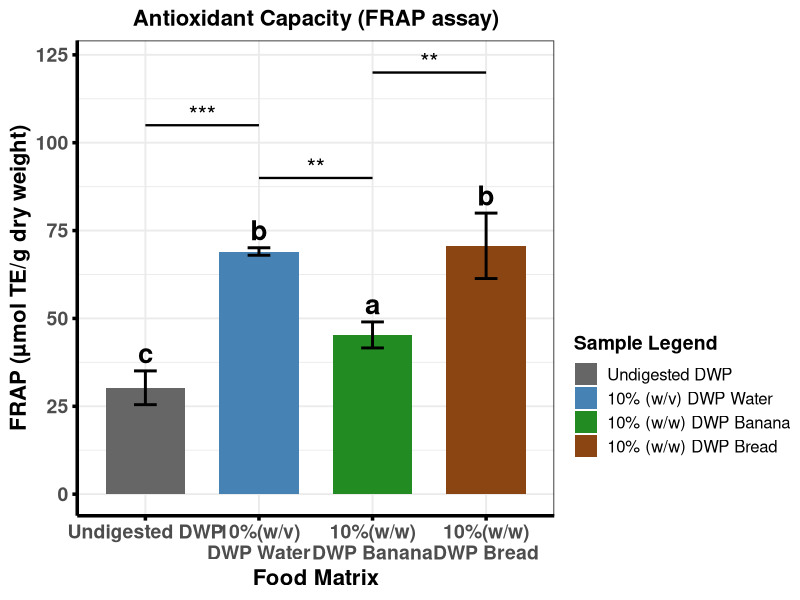
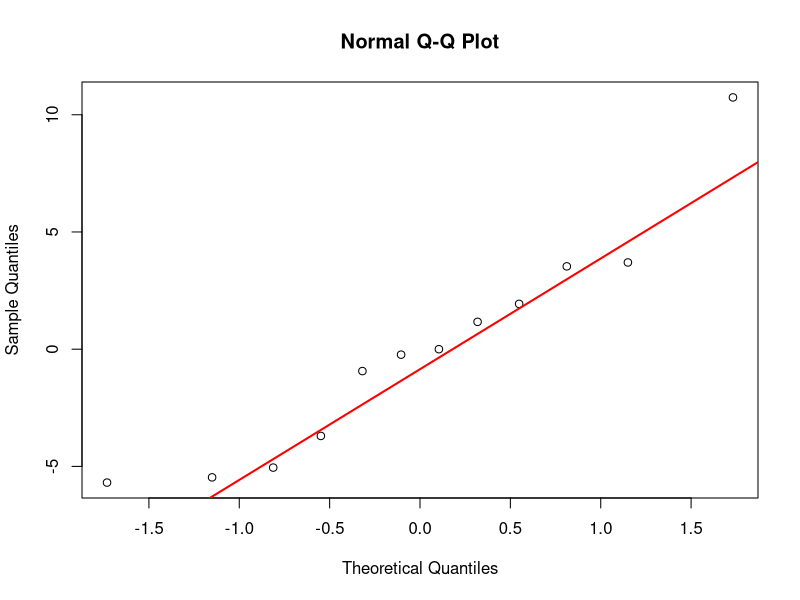
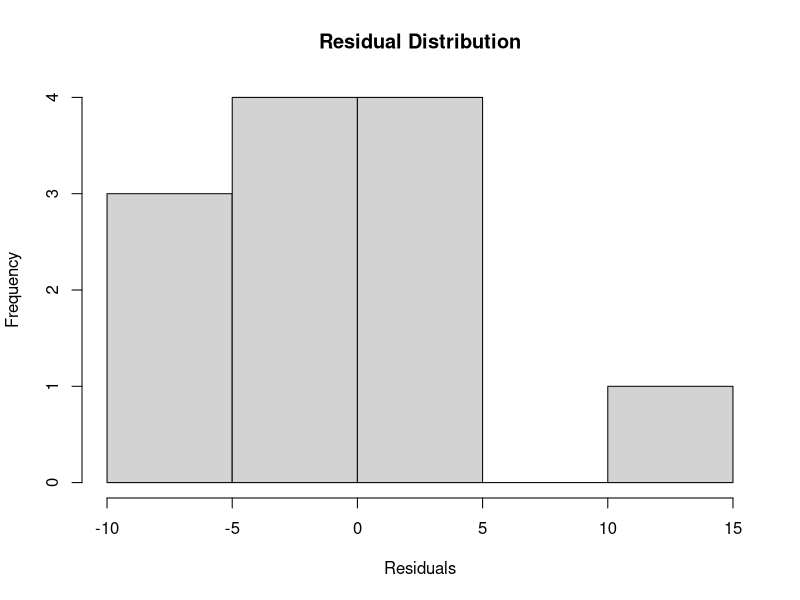
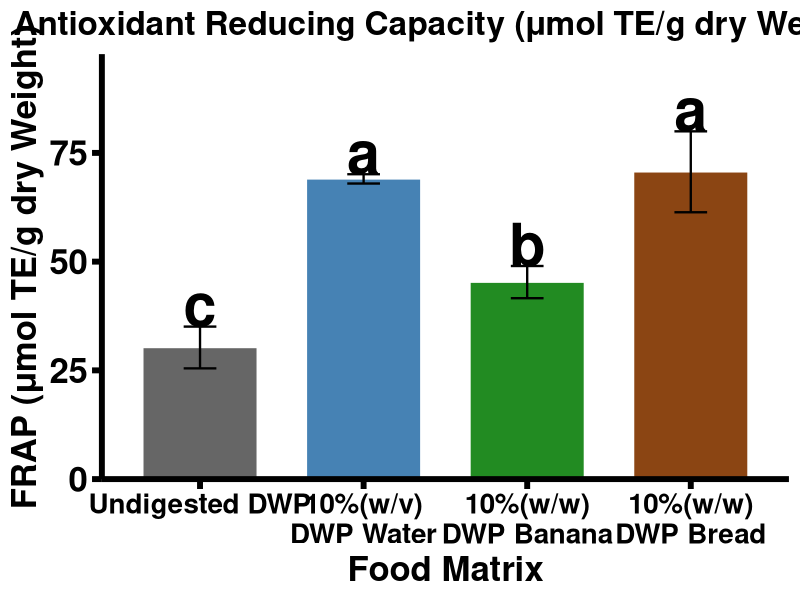

These charts were generated, in order, by the following R code:
#This Code is made by Maruf Raihan (PhD,NICHE,Ulster)for FRAP data statistical analysis and visual presentation

library(dplyr)
library(ggplot2)
library(multcompView)

# -----------------------------
# Raw FRAP data
# -----------------------------
FRAP <- c(
  33.80, 32.20, 24.80,      # Undigested DWP
  68.80, 68.10, 70.20,      # 10%(w/v)\nDWP Water
  41.60, 45.30, 49.00,      # 10%(w/w)\nDWP Banana
  81.40, 65.61, 64.97       # 10%(w/w)\nDWP Bread
)

group <- factor(rep(c("Undigested DWP", "10%(w/v)\nDWP Water", "10%(w/w)\nDWP Banana", "10%(w/w)\nDWP Bread"), each = 3))
df <- data.frame(FRAP, group)

# -----------------------------
# ANOVA + Tukey
# -----------------------------
anova_result <- aov(FRAP ~ group, data = df)
tukey <- TukeyHSD(anova_result)

# Extract p-values
pvals <- tukey$group[, "p adj"]
names(pvals) <- rownames(tukey$group)

# -----------------------------
# Tukey LETTERS (NEW)
# -----------------------------
letters <- multcompLetters(pvals)$Letters
letters_df <- data.frame(
  Sample = names(letters),
  Letter = letters
)

# -----------------------------
# Summary table (means + SD)
# -----------------------------
df_summary <- df %>%
  group_by(group) %>%
  summarise(
    Mean = mean(FRAP),
    SD   = sd(FRAP),
    .groups = "drop"
  )

df_summary$Sample <- factor(df_summary$group,
                            levels = c("Undigested DWP", "10%(w/v)\nDWP Water", "10%(w/w)\nDWP Banana", "10%(w/w)\nDWP Bread"))

# Merge Tukey letters into summary
df_summary <- merge(df_summary, letters_df, by.x = "Sample", by.y = "Sample")

# -----------------------------
# Function: convert p-value → asterisks
# -----------------------------
p_to_star <- function(p) {
  if (p < 0.0001) return("****")
  if (p < 0.001)  return("***")
  if (p < 0.01)   return("**")
  if (p < 0.05)   return("*")
  return("ns")
}

# -----------------------------
# Build automatic bracket table
# -----------------------------
comparisons <- data.frame(
  comp = names(pvals),
  p = pvals,
  stars = sapply(pvals, p_to_star)
)

# Split "A-B" into two groups
comparisons <- comparisons %>%
  mutate(
    g1 = sub("-.*", "", comp),
    g2 = sub(".*-", "", comp)
  )

# -----------------------------
# REMOVE ONLY:
# Undigested DWP – 10%(w/w)\nDWP Banana
# Undigested DWP – 10%(w/w)\nDWP Bread
# DWP_Water – 10%(w/w)\nDWP Bread
# -----------------------------
remove_comps <- c(
  "Undigested DWP-10%(w/w)\nDWP Banana",
  "10%(w/w)\nDWP Banana-Undigested DWP",
  "10%(w/v)\nDWP Water-10%(w/w) \nDWP Bread",
  "10%(w/w)\nDWP Bread-10%(w/v)\nDWP Water",
  "Undigested DWP-10%(w/w)\nDWP Bread"
)

comparisons <- comparisons %>%
  filter(!(comp %in% remove_comps))

# -----------------------------
# Assign bracket height automatically
# -----------------------------
max_y <- max(df_summary$Mean + df_summary$SD)
comparisons$y <- seq(max_y + 10, max_y + 10 + 15*(nrow(comparisons)-1), by = 15)

# -----------------------------
# ggplot
# -----------------------------
p <- ggplot(df_summary, aes(x = Sample, y = Mean, fill = Sample)) +
  geom_col(width = 0.7) +
  geom_errorbar(aes(ymin = Mean - SD, ymax = Mean + SD),
                width = 0.2, linewidth = 1) +
  
  # -----------------------------
# ADD TUKEY LETTERS ABOVE BARS
# -----------------------------
geom_text(
  aes(label = Letter, y = Mean + SD + 5),
  size = 7,
  fontface = "bold"
) +
  
  scale_fill_manual(
    values = c("Undigested DWP" = "grey40",
               "10%(w/v)\nDWP Water"   = "steelblue",
               "10%(w/w)\nDWP Banana"  = "forestgreen",
               "10%(w/w)\nDWP Bread"   = "saddlebrown"),
    labels = c(
      "Undigested DWP",
      "10% (w/v) DWP Water",
      "10% (w/w) DWP Banana",
      "10% (w/w) DWP Bread"
    ),
    name = "Sample Legend"
  ) +
  
  theme_bw(base_size = 14) +
  theme(
    legend.position = "right",
    legend.margin = margin(t = 170),      # push legend downward
    legend.title = element_text(size = 14, face = "bold"),
    legend.text  = element_text(size = 12),
    plot.title = element_text(size = 16, face = "bold", hjust = 0.5),
    axis.text.x = element_text(size = 14, face = "bold"),
    axis.text.y = element_text(size = 14, face = "bold"),
    axis.title.x = element_text(size = 16, face = "bold"),
    axis.title.y = element_text(size = 16, face = "bold"),
    axis.line = element_line(colour = "black", linewidth = 1.2),
    axis.ticks = element_line(colour = "black", linewidth = 1.2)
  ) +
  labs(
    title = "Antioxidant Capacity (FRAP assay)",
    x = "Food Matrix",
    y = "FRAP (µmol TE/g dry weight)"
  )

# -----------------------------
# Add automatic brackets + asterisks
# -----------------------------
for (i in 1:nrow(comparisons)) {
  g1 <- comparisons$g1[i]
  g2 <- comparisons$g2[i]
  y  <- comparisons$y[i]
  stars <- comparisons$stars[i]
  
  x1 <- which(levels(df_summary$Sample) == g1)
  x2 <- which(levels(df_summary$Sample) == g2)
  
  p <- p +
    annotate("segment", x = x1, xend = x2, y = y, yend = y, linewidth = 0.8) +
    annotate("text", x = (x1 + x2)/2, y = y + 3, label = stars, size = 6)
}

print(p)

# -----------------------------
# Console output
# -----------------------------
cat("\n=== DESCRIPTIVE STATS + TUKEY LETTERS ===\n")
print(df_summary)

cat("\n=== ANOVA SUMMARY ===\n")
print(summary(anova_result))

cat("\n=== TUKEY POST-HOC ===\n")
print(tukey)

cat("\n=== SIGNIFICANCE STARS USED IN PLOT ===\n")
print(comparisons[, c("comp", "p", "stars")])


# ---------------------------------------------------------
# ANOVA ASSUMPTION CHECKS
# ---------------------------------------------------------

# Residuals from ANOVA model
res <- residuals(anova_result)

# Shapiro-Wilk normality test
shapiro.test(res)

# Q-Q plot
qqnorm(res)
qqline(res, col = "red", lwd = 2)

# Histogram of residuals
hist(res,
     main = "Residual Distribution",
     xlab = "Residuals")

# Homogeneity of variance
library(car)

leveneTest(FRAP ~ group, data = df)


#Methods

#Assumptions of normality and homogeneity of variance were assessed using the Shapiro-Wilk and Levene's tests, respectively. Differences among food matrices were evaluated by one-way ANOVA followed by Tukey's HSD post hoc test (p < 0.05).

#Results (if reporting assumptions)

#Residuals were normally distributed (Shapiro-Wilk: W = 0.92204, p = 0.3033), supporting the use of parametric analyses.
#In your thesis, if an examiner asks why you checked residuals rather than raw values, the short answer is:

#ANOVA assumes that model residuals are normally distributed within treatments. Therefore, normality was assessed using the residuals from the fitted ANOVA model rather than the pooled raw observations
#ANOVA asks:

#"Are the differences between groups larger than the random variation within groups?"

#Therefore the distribution that matters is the distribution of the within-group random variation, i.e., the residuals.



#NAPIC 2026

# =====================================================================
# FRAP DATA ANALYSIS + PUBLICATION-QUALITY BAR PLOT
# Author: Maruf Raihan (PhD, NICHE, Ulster)
# =====================================================================

library(dplyr)
library(ggplot2)
library(multcompView)
library(grid)
library(car)

# -----------------------------
# Raw FRAP data
# -----------------------------

FRAP <- c(
  33.80, 32.20, 24.80,      # Undigested DWP
  68.80, 68.10, 70.20,      # Water
  41.60, 45.30, 49.00,      # Banana
  81.40, 65.61, 64.97       # Bread
)

group <- factor(
  rep(
    c(
      "Undigested DWP",
      "10%(w/v)\nDWP Water",
      "10%(w/w)\nDWP Banana",
      "10%(w/w)\nDWP Bread"
    ),
    each = 3
  ),
  levels = c(
    "Undigested DWP",
    "10%(w/v)\nDWP Water",
    "10%(w/w)\nDWP Banana",
    "10%(w/w)\nDWP Bread"
  )
)

df <- data.frame(FRAP, group)

# -----------------------------
# ANOVA + Tukey
# -----------------------------

anova_result <- aov(FRAP ~ group, data = df)

tukey <- TukeyHSD(anova_result)

pvals <- tukey$group[, "p adj"]
names(pvals) <- rownames(tukey$group)

# -----------------------------
# Tukey letters
# -----------------------------

letters <- multcompLetters(pvals)$Letters

letters_df <- data.frame(
  Sample = names(letters),
  Letter = letters
)

# -----------------------------
# Summary statistics
# -----------------------------

df_summary <- df %>%
  group_by(group) %>%
  summarise(
    Mean = mean(FRAP),
    SD = sd(FRAP),
    .groups = "drop"
  )

df_summary$Sample <- factor(
  df_summary$group,
  levels = c(
    "Undigested DWP",
    "10%(w/v)\nDWP Water",
    "10%(w/w)\nDWP Banana",
    "10%(w/w)\nDWP Bread"
  )
)

df_summary <- merge(
  df_summary,
  letters_df,
  by.x = "Sample",
  by.y = "Sample"
)

# -----------------------------
# p-value to stars
# -----------------------------

p_to_star <- function(p) {
  if (p < 0.0001) return("****")
  if (p < 0.001) return("***")
  if (p < 0.01) return("**")
  if (p < 0.05) return("*")
  return("ns")
}

# -----------------------------
# Comparisons table
# -----------------------------

comparisons <- data.frame(
  comp = names(pvals),
  p = pvals,
  stars = sapply(pvals, p_to_star)
)

comparisons <- comparisons %>%
  mutate(
    g1 = sub("-.*", "", comp),
    g2 = sub(".*-", "", comp)
  )

# -----------------------------
# Remove unwanted comparisons
# -----------------------------

remove_comps <- c(
  "Undigested DWP-10%(w/w)\nDWP Banana",
  "10%(w/w)\nDWP Banana-Undigested DWP",
  
  "10%(w/v)\nDWP Water-10%(w/w)\nDWP Bread",
  "10%(w/w)\nDWP Bread-10%(w/v)\nDWP Water",
  
  "Undigested DWP-10%(w/w)\nDWP Bread",
  "10%(w/w)\nDWP Bread-Undigested DWP"
)

comparisons <- comparisons %>%
  filter(!(comp %in% remove_comps)) %>%
  filter(stars != "ns")

# -----------------------------
# Bracket heights
# -----------------------------

max_y <- max(df_summary$Mean + df_summary$SD)

comparisons$y <- seq(
  max_y + 10,
  max_y + 10 + 15 * (nrow(comparisons) - 1),
  by = 15
)

# -----------------------------
# Plot
# -----------------------------

p <- ggplot(
  df_summary,
  aes(
    x = Sample,
    y = Mean,
    fill = Sample
  )
) +
  
  geom_col(
    width = 0.7,
    colour = "white"
  ) +
  
  geom_errorbar(
    aes(
      ymin = Mean - SD,
      ymax = Mean + SD
    ),
    width = 0.2,
    linewidth = 0.8
  ) +
  
  geom_text(
    aes(
      label = Letter,
      y = Mean + SD + 5
    ),
    size = 15,
    fontface = "bold"
  ) +
  
  scale_fill_manual(
    values = c(
      "Undigested DWP" = "grey40",
      "10%(w/v)\nDWP Water" = "steelblue",
      "10%(w/w)\nDWP Banana" = "forestgreen",
      "10%(w/w)\nDWP Bread" = "saddlebrown"
    )
  ) +
  
  scale_y_continuous(
    expand = expansion(mult = c(0, 0.15))
  ) +
  
  labs(
    title = "Antioxidant Reducing Capacity (μmol TE/g dry Weight)",
    x = "Food Matrix",
    y = "FRAP (μmol TE/g dry Weight)"
  ) +
  
  theme_classic(base_size = 16) +
  
  theme(
    
    legend.position = "none",
    
    panel.background = element_rect(
      fill = "white",
      colour = NA
    ),
    
    plot.background = element_rect(
      fill = "white",
      colour = NA
    ),
    
    plot.title = element_text(
      size = 24,
      face = "bold",
      hjust = 0.5
    ),
    
    axis.text.x = element_text(
      size = 20,
      face = "bold",
      colour = "black"
    ),
    
    axis.text.y = element_text(
      size = 25,
      face = "bold",
      colour = "black"
    ),
    
    axis.title.x = element_text(
      size = 25,
      face = "bold"
    ),
    
    axis.title.y = element_text(
      size = 25,
      face = "bold"
    ),
    
    axis.line = element_line(
      colour = "black",
      linewidth = 2
    ),
    
    axis.ticks = element_line(
      colour = "black",
      linewidth = 2
    ),
    
    axis.ticks.length = unit(0.25, "cm"),
    
    panel.grid.major = element_blank(),
    panel.grid.minor = element_blank()
  )


# -----------------------------
# PRINT PLOT
# -----------------------------

print(p)
